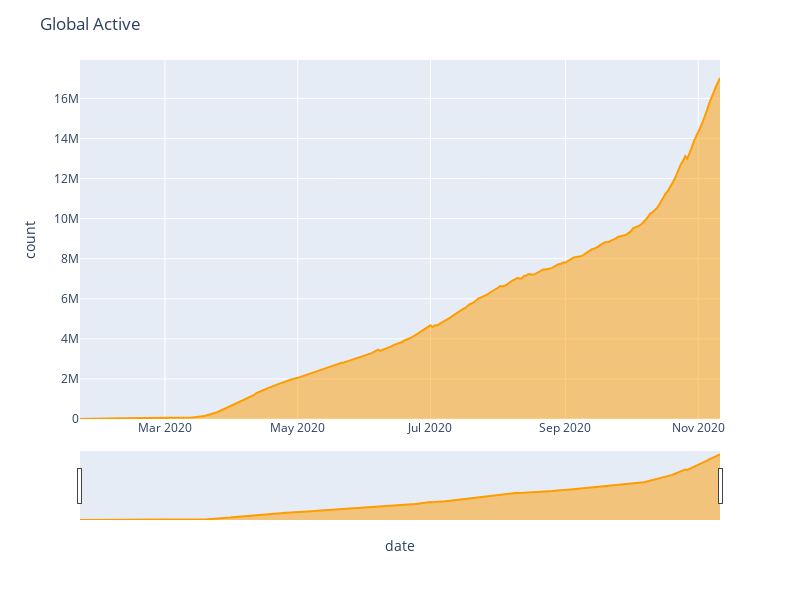

Notebook code for this chart:
### Code cell
# Global active count
graph_area_global("active", "#ff9c00", "Global Active")

### Figure 1 — Plotly figure (JSON) as saved in the notebook; plotly's stock layout.template omitted (floating-point values rounded to 4 significant figures; data arrays with more than 128 entries replaced by an {"elided": "..."} marker saying what was removed)
{"data": [{"fillpattern": {"shape": ""}, "hovertemplate": "date=%{x}<br>active=%{y}<extra></extra>", "legendgroup": "", "line": {"color": "#ff9c00"}, "marker": {"symbol": "circle"}, "mode": "lines", "name": "", "orientation": "v", "showlegend": false, "stackgroup": "1", "type": "scatter", "x": {"elided": "295 str values"}, "xaxis": "x", "y": {"elided": "295 int values"}, "yaxis": "y"}], "layout": {"height": 600, "legend": {"tracegroupgap": 0}, "margin": {"t": 60}, "title": {"text": "Global Active"}, "width": 800, "xaxis": {"anchor": "y", "autorange": true, "domain": [0, 1], "range": ["2020-01-22", "2020-11-11"], "rangeslider": {"autorange": true, "range": ["2020-01-22", "2020-11-11"], "visible": true, "yaxis": {"_template": null, "rangemode": "match"}}, "title": {"text": "date"}, "type": "date"}, "yaxis": {"anchor": "x", "autorange": true, "domain": [0, 1], "range": [0, 17910000.0], "title": {"text": "count"}, "type": "linear"}}}
